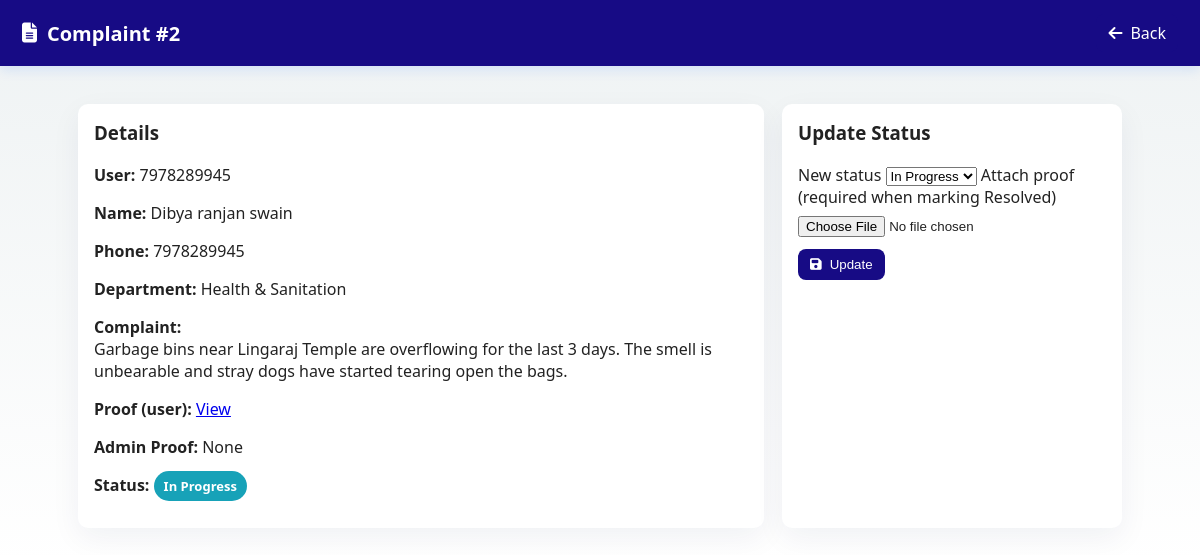
The app's page /admin_complaint/2 (signed in), older data.
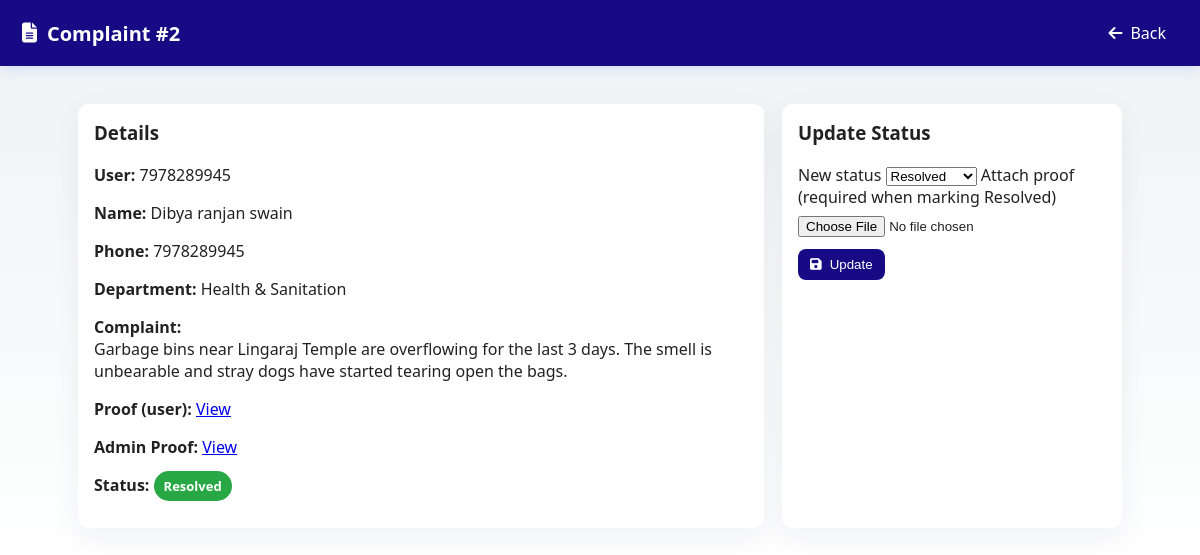
The same page, newer data.
### tables this page shows
CREATE TABLE complaints (
                        id INTEGER PRIMARY KEY AUTOINCREMENT,
                        user_phone TEXT NOT NULL,
                        name TEXT,
                        phone TEXT,
                        district TEXT,
                        block TEXT,
                        gp TEXT,
                        village TEXT,
                        landmark TEXT,
                        pincode TEXT,
                        department TEXT,
                        complaint TEXT,
                        proof TEXT, status TEXT DEFAULT 'Pending', admin_proof TEXT, updated_at TEXT,
                        FOREIGN KEY(user_phone) REFERENCES users(phone)
                    );

### Civicissueproject/tempCodeRunnerFile.py (the view)
@app.route("/admin_complaint/<int:cid>")
@admin_required
def admin_complaint_view(cid):
    complaint = get_complaint_by_id(cid)
    if not complaint:
        flash("Complaint not found", "danger")
        return redirect(url_for("admin_dashboard"))
    return render_template("admin_complaint_view.html", complaint=complaint)

### Civicissueproject/tempCodeRunnerFile.py (called while the page is built)
def get_complaint_by_id(cid):
    conn = sqlite3.connect(DB_NAME)
    c = conn.cursor()
    c.execute("SELECT * FROM complaints WHERE id=?", (cid,))
    row = c.fetchone()
    conn.close()
    return row

def admin_required(fn):
    from functools import wraps
    @wraps(fn)
    def wrapper(*args, **kwargs):
        if session.get("role") != "admin":
            flash("Admin access required", "danger")
            return redirect(url_for("admin_login"))
        return fn(*args, **kwargs)
    return wrapper

### Civicissueproject/templates/admin_complaint_view.html (shortened to what this page needs)
<!DOCTYPE html>
<html lang="en">
<head>
  <link rel="stylesheet" href="{{ url_for('static', filename='css/admin_styles.css') }}">
  <link rel="stylesheet" href="https://cdnjs.cloudflare.com/ajax/libs/font-awesome/6.5.0/css/all.min.css">
</head>
<body>
  <header class="admin-header">
    <h1><i class="fas fa-file-alt"></i> Complaint #{{ complaint[0] }}</h1>
    <div><a class="btn" href="{{ url_for('admin_dashboard') }}"><i class="fas fa-arrow-left"></i> Back</a></div>
  </header>
  <main class="admin-main single-complaint">
    <section class="details-card">
      <h3>Details</h3>
      <p><strong>User:</strong> {{ complaint[1] }}</p>
      <p><strong>Name:</strong> {{ complaint[2] }}</p>
      <p><strong>Phone:</strong> {{ complaint[3] }}</p>
      <p><strong>Department:</strong> {{ complaint[10] }}</p>
      <p><strong>Complaint:</strong><br/> {{ complaint[11] }}</p>
      <p><strong>Proof (user):</strong>
        {% if complaint[12] %}
          <a href="{{ url_for('static', filename='uploads/' ~ complaint[12]) }}" target="_blank">View</a>
        {% else %}
          None
        {% endif %}
      </p>
      <p><strong>Admin Proof:</strong>
        {% if complaint[14] %}
          <a href="{{ url_for('admin_proofs', filename=complaint[14]) }}" target="_blank">View</a>
        {% else %}
          None
        {% endif %}
      </p>
      <p><strong>Status:</strong>
        <span class="pill {{ (complaint[13] or 'Pending')|lower|replace(' ', '-') }}">
          {{ complaint[13] or 'Pending' }}
        </span>
      </p>
    </section>
    <section class="action-card">
      <h3>Update Status</h3>
      <form method="post" action="{{ url_for('admin_update_status_route') }}" enctype="multipart/form-data">
        <label>
          New status
          <select name="status" required>
            <option value="In Progress" {% if complaint[13]=='In Progress' %}selected{% endif %}>In Progress</option>
            <option value="Resolved" {% if complaint[13]=='Resolved' %}selected{% endif %}>Resolved</option>
          </select>
        </label>
        <label class="file-label">
          Attach proof (required when marking Resolved)
          <input type="file" name="admin_proof" accept="image/*,video/*">
        </label>
        <div style="margin-top:12px">
          <button class="btn primary" type="submit"><i class="fas fa-save"></i> Update</button>
        </div>
      </form>
    </section>
  </main>
</body>
</html>

### Civicissueproject/static/css/admin_styles.css (style rules this page uses)
:root { --primary: #170b85; --muted: #6b7280; --bg: linear-gradient(180deg,#eef2f3,#fff); --card: #fff; }
* { box-sizing:border-box }
body { margin:0; font-family: "Segoe UI", Arial, sans-serif; background:var(--bg); color:#222; }
.admin-header { display:flex; justify-content:space-between; align-items:center; background:var(--primary); color:#fff; padding:14px 22px; box-shadow:0 4px 12px rgba(10,102,255,.12); }
.admin-header h1 { margin:0; font-size:20px; display:flex; gap:10px; align-items:center }
.admin-main { padding:20px 28px; max-width:1100px; margin:18px auto }
.pill { padding:6px 10px; border-radius:999px; color:#fff; font-weight:700; font-size:13px }
.pill.resolved { background:#28a745 }
.btn { display:inline-flex; align-items:center; gap:8px; padding:8px 12px; border-radius:8px; text-decoration:none; color:#fff; background:var(--primary); border:0; cursor:pointer }
.single-complaint { display:grid; grid-template-columns: 1fr 340px; gap:18px }
.details-card, .action-card { background:var(--card); padding:16px; border-radius:10px; box-shadow:0 10px 30px rgba(12,37,77,.06) }
.details-card h3, .action-card h3 { margin-top:0 }
.file-label input[type="file"] { display:block; margin-top:8px }

Row changes from the older to the newer data that the page shows:
changed complaints "Dibya ranjan swain": admin_proof empty → "OIP.webp" (drawn); status "In Progress" → "Resolved"
Text that changed along with them:
text no longer shown: "None"
text now shown: "View"
